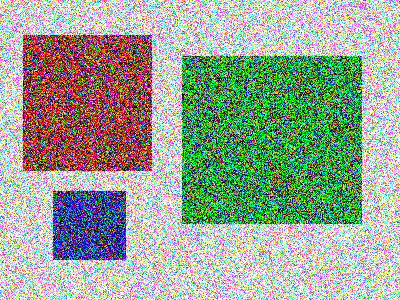
#> input picture pic2.png, 400 x 300 px, found by its file name
$ python Rotating.py
#> lines starting #> are read from the running program, lines starting #| are printed output that depends on the picture
import cv2 as cv
import numpy as np

img = cv.imread('pic2.png',1 )
#> img is the input picture: shape (300, 400, 3); mean B, G, R 150, 164.4, 153.8

#rotate image by angle
imgrotate = cv.rotate(img, rotateCode = 0 ) #src =img , rotate code 0 = 90 clockwise degree 1=180 degree and 2 = 270 degree
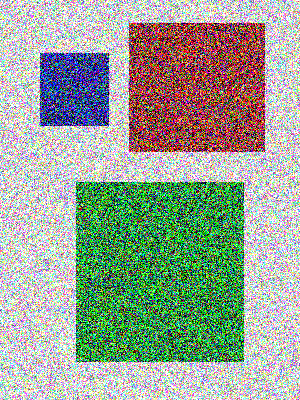
#> imgrotate: shape (400, 300, 3); mean B, G, R 150, 164.4, 153.8

#image center/shape
height , widtht, channel = img.shape
#> height = 300; widtht = 400; channel = 3
#> (the run stopped early here; a loop or call above may not have finished)

$ run again, with pic3.png copied over pic2.png
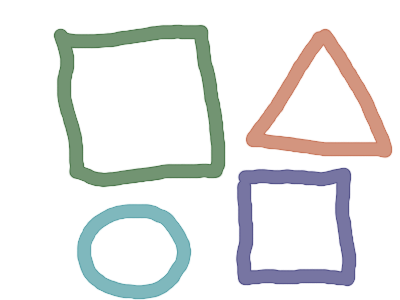
#> input picture pic3.png, 400 x 300 px, found by its file name
#> img is the input picture: shape (300, 400, 3); mean B, G, R 232.6, 233.5, 232.3
#> `imgrotate = cv.rotate(img, rotateCode = 0 )`:
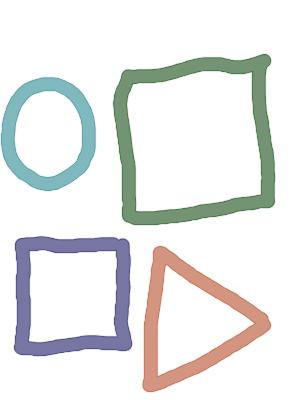
#> imgrotate: shape (400, 300, 3); mean B, G, R 232.6, 233.5, 232.3

$ run again, with gradient.png copied over pic2.png
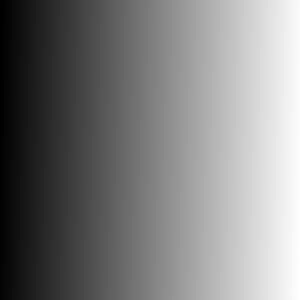
#> input picture gradient.png, 300 x 300 px, found by its file name
#> img is the input picture: shape (300, 300, 3); mean B, G, R 126.5, 126.5, 126.5
#> `imgrotate = cv.rotate(img, rotateCode = 0 )`:
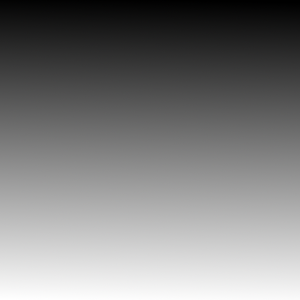
#> imgrotate: shape (300, 300, 3); mean B, G, R 126.5, 126.5, 126.5
